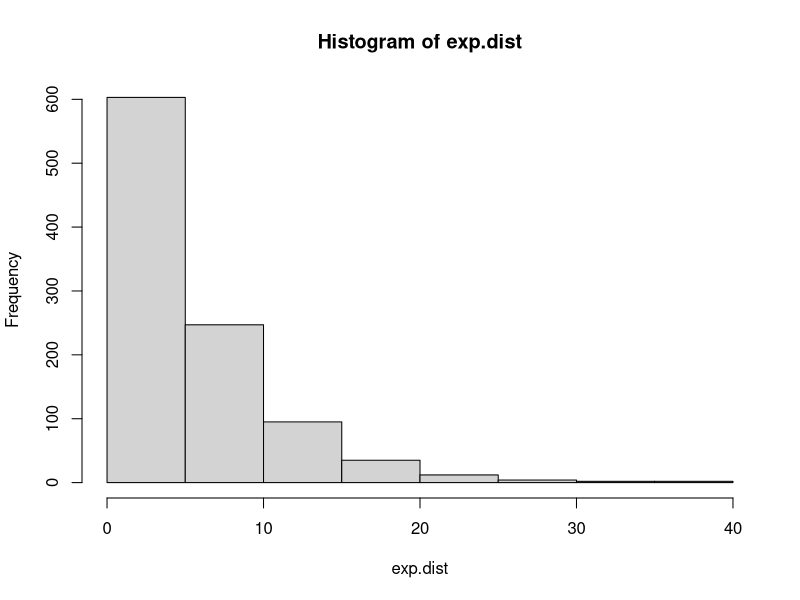
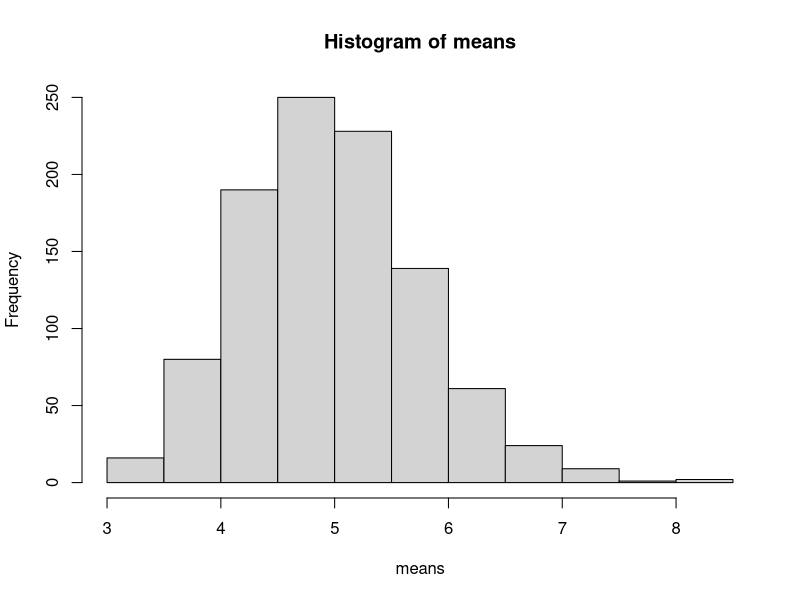
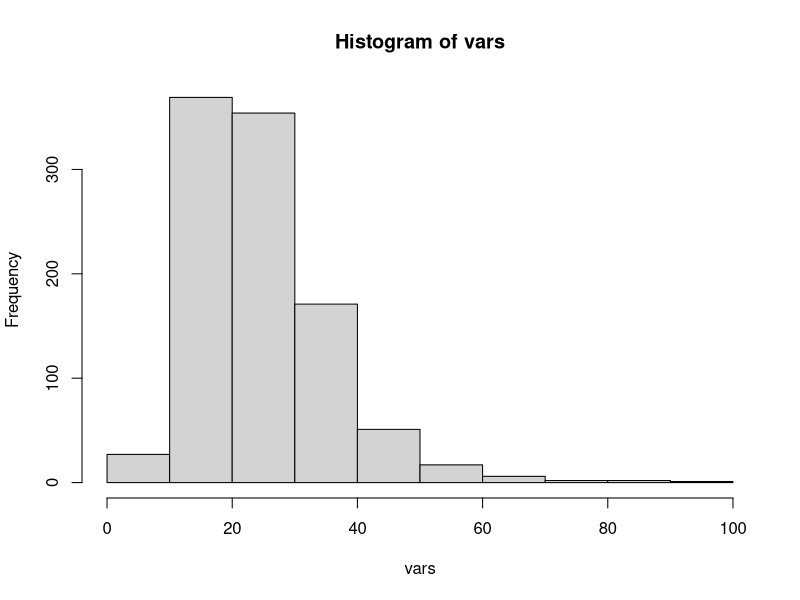

Here is the R script that generated these plots, in order:
exp.dist <- rexp(1000, 0.2)
hist(exp.dist)


means <- NULL
for (i in 1:1000) {means = c(means, mean(rexp(40, 0.2)))}
hist(means)

vars <- NULL
for (i in 1:1000) {vars = c(vars, var(rexp(40, 0.2)))}
hist(vars)
mean(vars)



var(exp.dist)
mean(vars)
sd(vars)
var(means)



mean(exp.dist)
mean(means)

summary(means)
quantile(means, c(0.01, 0.05, 0.1, 0.9, 0.95, 0.099))
qnorm(c(0.01, 0.05, 0.1, 0.9, 0.95, 0.099), mean = mean(means), sd = sd(means))
